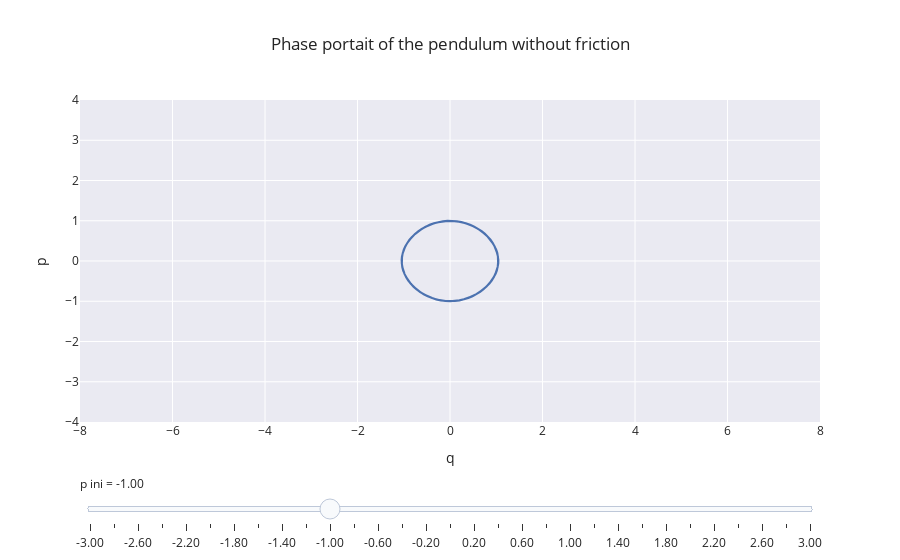

Notebook source saved alongside this figure:
### Code cell
flpm = frictionless_pendulum_model()
fcn = flpm.fcn

tini = 0.0
tend = 20.0

q_ini = 0.
p_ini = np.arange(-3,3.1,0.2)
i_beg = (np.argwhere(np.abs(p_ini + 1) < 1e-10)).flatten()[0]

sol = solve_ivp(fcn, (tini, tend), (q_ini, p_ini[i_beg]), t_eval=np.linspace(tini, tend, 200))

fig = go.Figure()
fig.add_trace(go.Scatter(x=sol.y[0], y=sol.y[1]))

#create slider
steps = []
for p_ini_i in p_ini:
    sol = solve_ivp(fcn, (tini, tend), (q_ini, p_ini_i), t_eval=np.linspace(tini, tend, 200))
    step = dict(method="update", label = f"{p_ini_i:.2f}", args=[{"x": [sol.y[0]], "y": [sol.y[1]]}])
    steps.append(step)
sliders = [dict(active=i_beg, currentvalue={'prefix': 'p ini = '}, steps=steps)]

fig.update_layout(sliders=sliders, title = 'Phase portait of the pendulum without friction', height=600)
fig.update_xaxes(title='q', range=[-8, 8])
fig.update_yaxes(title='p', range=[-4, 4])
fig['layout']['sliders'][0]['pad']=dict(t=50)
fig.show()

### Figure 1 — Plotly figure (JSON) as saved in the notebook; plotly's stock layout.template omitted (floating-point values rounded to 4 significant figures; data arrays with more than 128 entries replaced by an {"elided": "..."} marker saying what was removed)
{"data": [{"type": "scatter", "x": {"elided": "200 float values"}, "y": {"elided": "200 float values"}}], "layout": {"autosize": true, "sliders": [{"active": 10, "currentvalue": {"prefix": "p ini = "}, "pad": {"t": 50}, "steps": [{"args": [{"x": {"elided": "1x200 float values"}, "y": {"elided": "1x200 float values"}}], "label": "-3.00", "method": "update"}, {"args": [{"x": {"elided": "1x200 float values"}, "y": {"elided": "1x200 float values"}}], "label": "-2.80", "method": "update"}, {"args": [{"x": {"elided": "1x200 float values"}, "y": {"elided": "1x200 float values"}}], "label": "-2.60", "method": "update"}, {"args": [{"x": {"elided": "1x200 float values"}, "y": {"elided": "1x200 float values"}}], "label": "-2.40", "method": "update"}, {"args": [{"x": {"elided": "1x200 float values"}, "y": {"elided": "1x200 float values"}}], "label": "-2.20", "method": "update"}, {"args": [{"x": {"elided": "1x200 float values"}, "y": {"elided": "1x200 float values"}}], "label": "-2.00", "method": "update"}, {"args": [{"x": {"elided": "1x200 float values"}, "y": {"elided": "1x200 float values"}}], "label": "-1.80", "method": "update"}, {"args": [{"x": {"elided": "1x200 float values"}, "y": {"elided": "1x200 float values"}}], "label": "-1.60", "method": "update"}, {"args": [{"x": {"elided": "1x200 float values"}, "y": {"elided": "1x200 float values"}}], "label": "-1.40", "method": "update"}, {"args": [{"x": {"elided": "1x200 float values"}, "y": {"elided": "1x200 float values"}}], "label": "-1.20", "method": "update"}, {"args": [{"x": {"elided": "1x200 float values"}, "y": {"elided": "1x200 float values"}}], "label": "-1.00", "method": "update"}, {"args": [{"x": {"elided": "1x200 float values"}, "y": {"elided": "1x200 float values"}}], "label": "-0.80", "method": "update"}, {"args": [{"x": {"elided": "1x200 float values"}, "y": {"elided": "1x200 float values"}}], "label": "-0.60", "method": "update"}, {"args": [{"x": {"elided": "1x200 float values"}, "y": {"elided": "1x200 float values"}}], "label": "-0.40", "method": "update"}, {"args": [{"x": {"elided": "1x200 float values"}, "y": {"elided": "1x200 float values"}}], "label": "-0.20", "method": "update"}, {"args": [{"x": {"elided": "1x200 float values"}, "y": {"elided": "1x200 float values"}}], "label": "0.00", "method": "update"}, {"args": [{"x": {"elided": "1x200 float values"}, "y": {"elided": "1x200 float values"}}], "label": "0.20", "method": "update"}, {"args": [{"x": {"elided": "1x200 float values"}, "y": {"elided": "1x200 float values"}}], "label": "0.40", "method": "update"}, {"args": [{"x": {"elided": "1x200 float values"}, "y": {"elided": "1x200 float values"}}], "label": "0.60", "method": "update"}, {"args": [{"x": {"elided": "1x200 float values"}, "y": {"elided": "1x200 float values"}}], "label": "0.80", "method": "update"}, {"args": [{"x": {"elided": "1x200 float values"}, "y": {"elided": "1x200 float values"}}], "label": "1.00", "method": "update"}, {"args": [{"x": {"elided": "1x200 float values"}, "y": {"elided": "1x200 float values"}}], "label": "1.20", "method": "update"}, {"args": [{"x": {"elided": "1x200 float values"}, "y": {"elided": "1x200 float values"}}], "label": "1.40", "method": "update"}, {"args": [{"x": {"elided": "1x200 float values"}, "y": {"elided": "1x200 float values"}}], "label": "1.60", "method": "update"}, {"args": [{"x": {"elided": "1x200 float values"}, "y": {"elided": "1x200 float values"}}], "label": "1.80", "method": "update"}, {"args": [{"x": {"elided": "1x200 float values"}, "y": {"elided": "1x200 float values"}}], "label": "2.00", "method": "update"}, {"args": [{"x": {"elided": "1x200 float values"}, "y": {"elided": "1x200 float values"}}], "label": "2.20", "method": "update"}, {"args": [{"x": {"elided": "1x200 float values"}, "y": {"elided": "1x200 float values"}}], "label": "2.40", "method": "update"}, {"args": [{"x": {"elided": "1x200 float values"}, "y": {"elided": "1x200 float values"}}], "label": "2.60", "method": "update"}, {"args": [{"x": {"elided": "1x200 float values"}, "y": {"elided": "1x200 float values"}}], "label": "2.80", "method": "update"}, {"args": [{"x": {"elided": "1x200 float values"}, "y": {"elided": "1x200 float values"}}], "label": "3.00", "method": "update"}]}], "title": {"text": "Phase portait of the pendulum without friction"}, "xaxis": {"range": [-8, 8], "title": {"text": "q"}, "type": "linear"}, "yaxis": {"range": [-4, 4], "title": {"text": "p"}, "type": "linear"}}}
